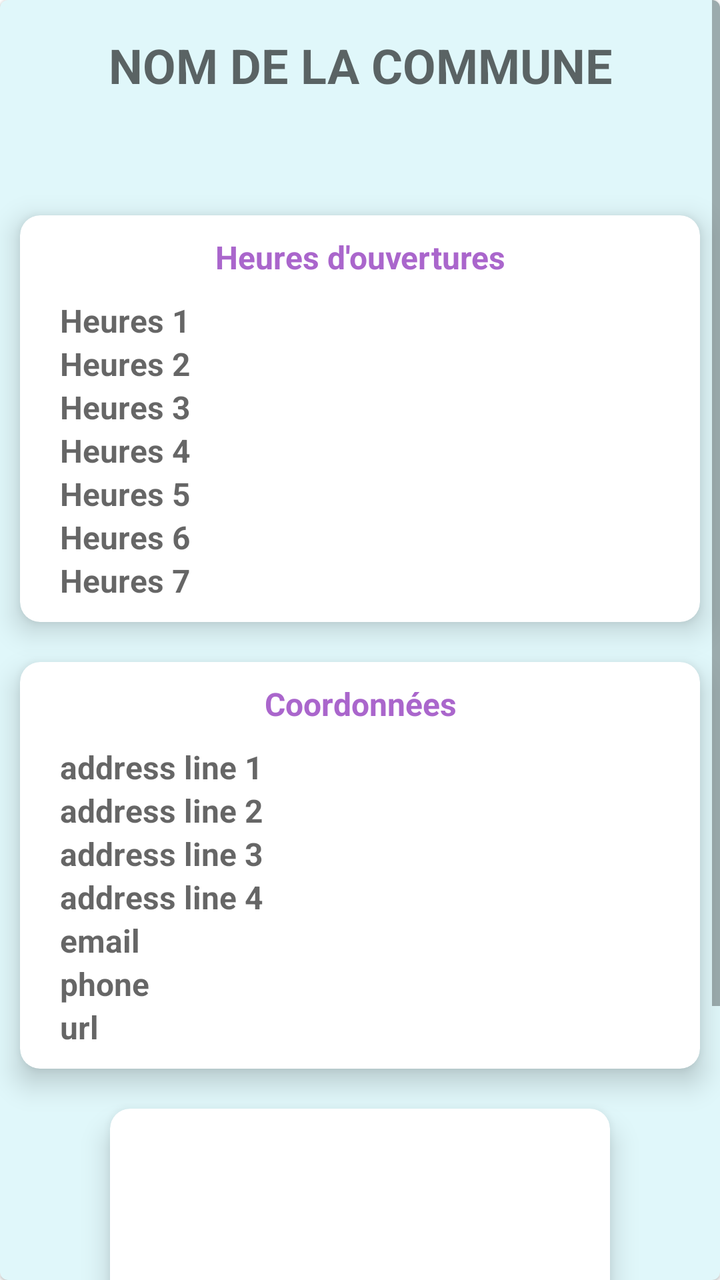
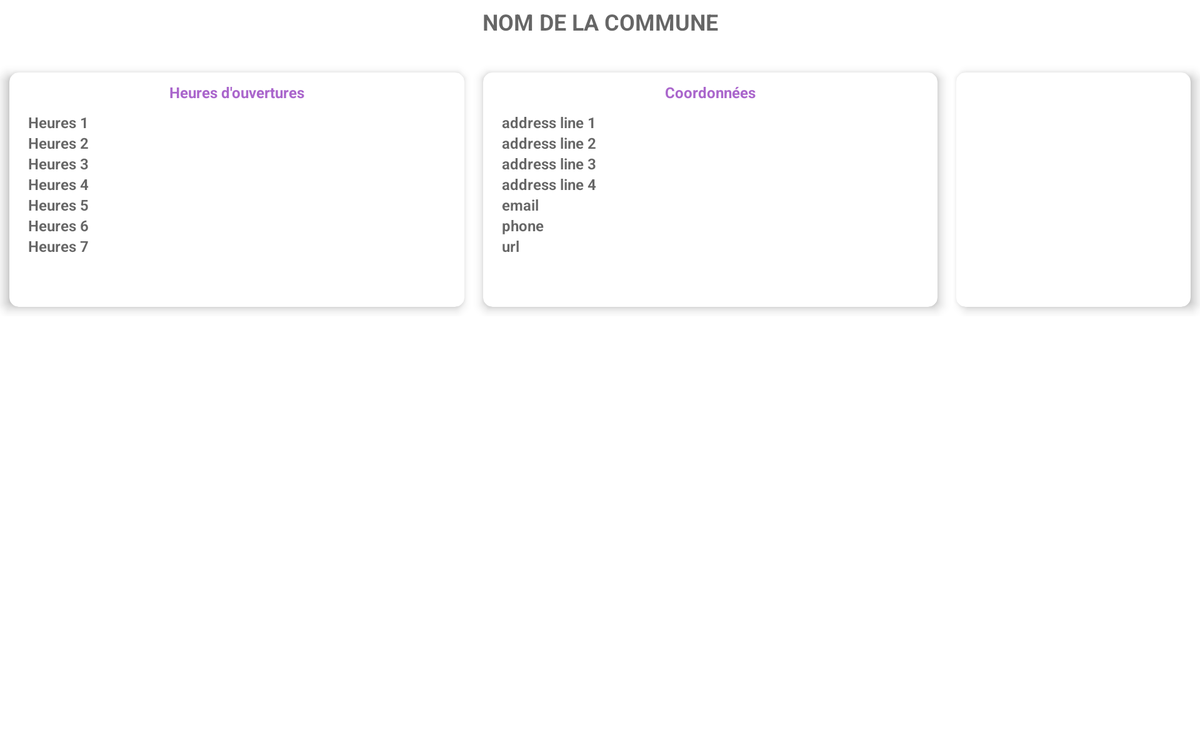

Two renders of one Android screen. The first uses the default layout on a phone; the second uses the alternative layout the repository ships for a different screen configuration, on a matching device. The two XML files are below.
<!-- AndroidManifest.xml: application theme AppTheme -->
<!-- res/layout/fragment_town_hall.xml -->
<?xml version="1.0" encoding="utf-8"?>
<com.google.android.material.card.MaterialCardView
    xmlns:android="http://schemas.android.com/apk/res/android"
    xmlns:app="http://schemas.android.com/apk/res-auto"
    xmlns:tools="http://schemas.android.com/tools"
    style="@style/Widget.MaterialComponents.CardView"
    android:id="@+id/fragment_town_hall_mcv"
    android:layout_width="match_parent"
    android:layout_height="match_parent"
    app:layout_constraintTop_toTopOf="parent"
    app:layout_constraintStart_toStartOf="parent"
    app:layout_constraintEnd_toEndOf="parent"
    app:layout_constraintBottom_toBottomOf="parent"
    app:cardBackgroundColor="@color/colorBackground">

    <LinearLayout
        android:layout_width="match_parent"
        android:layout_height="match_parent"
        android:orientation="vertical"
        tools:context=".controllers.fragments.TownHallFragment">

        <ScrollView
            android:layout_width="match_parent"
            android:layout_height="match_parent">

            <androidx.constraintlayout.widget.ConstraintLayout
                android:id="@+id/fragment_town_hall_root"
                android:layout_width="match_parent"
                android:layout_height="match_parent">

                <androidx.constraintlayout.widget.Guideline
                    android:id="@+id/fragment_town_hall_guideline_horizontal_02"
                    android:layout_width="wrap_content"
                    android:layout_height="wrap_content"
                    android:orientation="horizontal"
                    app:layout_constraintGuide_percent="0.02" />

                <androidx.constraintlayout.widget.Guideline
                    android:id="@+id/fragment_town_hall_guideline_horizontal_12"
                    android:layout_width="wrap_content"
                    android:layout_height="wrap_content"
                    android:orientation="horizontal"
                    app:layout_constraintGuide_percent="0.12" />

                
                <TextView
                    android:id="@+id/fragment_town_hall_name"
                    android:layout_width="wrap_content"
                    android:layout_height="wrap_content"
                    app:layout_constraintTop_toBottomOf="@+id/fragment_town_hall_guideline_horizontal_02"
                    app:layout_constraintStart_toStartOf="parent"
                    app:layout_constraintEnd_toEndOf="parent"
                    android:hint="NOM DE LA COMMUNE"
                    android:textSize="24sp"
                    android:textStyle="bold"
                    android:gravity="center|top"
                    />

                
                <include layout="@layout/mcv_hours"
                    android:id="@+id/fragment_town_hall_mcv_hours"
                    android:layout_width="match_parent"
                    android:layout_height="wrap_content"
                    android:layout_margin="10dp"
                    app:layout_constraintTop_toTopOf="@+id/fragment_town_hall_guideline_horizontal_12"
                    app:layout_constraintStart_toStartOf="parent"
                    app:layout_constraintEnd_toEndOf="parent"
                    app:layout_constraintBottom_toTopOf="@+id/fragment_town_hall_mcv_address"/>

                
                <include layout="@layout/mcv_address"
                    android:id="@+id/fragment_town_hall_mcv_address"
                    android:layout_width="match_parent"
                    android:layout_height="wrap_content"
                    android:layout_margin="10dp"
                    app:layout_constraintTop_toBottomOf="@+id/fragment_town_hall_mcv_hours"
                    app:layout_constraintStart_toStartOf="parent"
                    app:layout_constraintEnd_toEndOf="parent"
                    app:layout_constraintBottom_toTopOf="@+id/fragment_town_hall_static_map_mcv"/>

                
                <com.google.android.material.card.MaterialCardView
                    style="@style/Widget.MaterialComponents.CardView"
                    android:id="@+id/fragment_town_hall_static_map_mcv"
                    android:layout_width="wrap_content"
                    android:layout_height="wrap_content"
                    app:layout_constraintTop_toBottomOf="@+id/fragment_town_hall_mcv_address"
                    app:layout_constraintStart_toStartOf="parent"
                    app:layout_constraintEnd_toEndOf="parent"
                    app:layout_constraintBottom_toBottomOf="parent"
                    android:layout_margin="10dp"
                    app:cardElevation="8dp"
                    app:cardCornerRadius="10dp">
                    <ImageView
                        android:id="@+id/fragment_town_hall_static_map"
                        android:layout_width="250dp"
                        android:layout_height="250dp"
                        android:layout_gravity="center"
                        />
                </com.google.android.material.card.MaterialCardView>

            </androidx.constraintlayout.widget.ConstraintLayout>

        </ScrollView>

    </LinearLayout>

</com.google.android.material.card.MaterialCardView>
<!-- res/layout/mcv_hours.xml (included above) -->
<?xml version="1.0" encoding="utf-8"?>
<com.google.android.material.card.MaterialCardView
    xmlns:app="http://schemas.android.com/apk/res-auto"
    xmlns:android="http://schemas.android.com/apk/res/android"
    style="@style/Widget.MaterialComponents.CardView"
    android:id="@+id/hours_mcv"
    app:cardElevation="8dp"
    app:cardCornerRadius="10dp">

    <androidx.constraintlayout.widget.ConstraintLayout
        android:id="@+id/hours_cl"
        android:layout_width="match_parent"
        android:layout_height="match_parent"
        android:layout_margin="10dp">

        
        <TextView
            android:id="@+id/hours_title"
            android:layout_width="match_parent"
            android:layout_height="wrap_content"
            android:gravity="center"
            android:text="Heures d'ouvertures"
            android:textColor="@android:color/holo_purple"
            android:textSize="16sp"
            android:textStyle="bold"
            app:layout_constraintStart_toStartOf="parent"
            app:layout_constraintTop_toTopOf="parent" />
        
        <TextView
            android:id="@+id/hours_1"
            android:layout_width="wrap_content"
            android:layout_height="wrap_content"
            android:layout_margin="10dp"
            android:hint="Heures 1"
            android:textColor="@color/colorPrimary"
            android:textSize="16sp"
            android:textStyle="bold"
            app:layout_constraintStart_toStartOf="parent"
            app:layout_constraintTop_toBottomOf="@+id/hours_title" />
        
        <TextView
            android:id="@+id/hours_2"
            android:layout_width="wrap_content"
            android:layout_height="wrap_content"
            android:hint="Heures 2"
            android:textColor="@color/colorPrimary"
            android:textSize="16sp"
            android:textStyle="bold"
            app:layout_constraintStart_toStartOf="@+id/hours_1"
            app:layout_constraintTop_toBottomOf="@+id/hours_1" />
        
        <TextView
            android:id="@+id/hours_3"
            android:layout_width="wrap_content"
            android:layout_height="wrap_content"
            android:hint="Heures 3"
            android:textColor="@color/colorPrimary"
            android:textSize="16sp"
            android:textStyle="bold"
            app:layout_constraintStart_toStartOf="@+id/hours_2"
            app:layout_constraintTop_toBottomOf="@+id/hours_2" />
        
        <TextView
            android:id="@+id/hours_4"
            android:layout_width="wrap_content"
            android:layout_height="wrap_content"
            android:hint="Heures 4"
            android:textColor="@color/colorPrimary"
            android:textSize="16sp"
            android:textStyle="bold"
            app:layout_constraintStart_toStartOf="@+id/hours_3"
            app:layout_constraintTop_toBottomOf="@+id/hours_3" />
        
        <TextView
            android:id="@+id/hours_5"
            android:layout_width="wrap_content"
            android:layout_height="wrap_content"
            android:hint="Heures 5"
            android:textColor="@color/colorPrimary"
            android:textSize="16sp"
            android:textStyle="bold"
            app:layout_constraintStart_toStartOf="@+id/hours_4"
            app:layout_constraintTop_toBottomOf="@+id/hours_4" />
        
        <TextView
            android:id="@+id/hours_6"
            android:layout_width="wrap_content"
            android:layout_height="wrap_content"
            android:hint="Heures 6"
            android:textColor="@color/colorPrimary"
            android:textSize="16sp"
            android:textStyle="bold"
            app:layout_constraintStart_toStartOf="@+id/hours_5"
            app:layout_constraintTop_toBottomOf="@+id/hours_5" />
        
        <TextView
            android:id="@+id/hours_7"
            android:layout_width="wrap_content"
            android:layout_height="wrap_content"
            android:hint="Heures 7"
            android:textColor="@color/colorPrimary"
            android:textSize="16sp"
            android:textStyle="bold"
            app:layout_constraintStart_toStartOf="@+id/hours_6"
            app:layout_constraintTop_toBottomOf="@+id/hours_6" />

    </androidx.constraintlayout.widget.ConstraintLayout>

</com.google.android.material.card.MaterialCardView>
<!-- res/layout/mcv_address.xml (included above) -->
<?xml version="1.0" encoding="utf-8"?>
<com.google.android.material.card.MaterialCardView
    xmlns:app="http://schemas.android.com/apk/res-auto"
    xmlns:android="http://schemas.android.com/apk/res/android"
    style="@style/Widget.MaterialComponents.CardView"
    android:id="@+id/address_mcv"
    app:cardElevation="8dp"
    app:cardCornerRadius="10dp">

    <androidx.constraintlayout.widget.ConstraintLayout
        android:id="@+id/fragment_town_hall_address"
        android:layout_width="match_parent"
        android:layout_height="match_parent"
        android:layout_margin="10dp">

        
        <TextView
            android:id="@+id/fragment_town_hall_address_title"
            android:layout_width="match_parent"
            android:layout_height="wrap_content"
            app:layout_constraintTop_toTopOf="parent"
            app:layout_constraintStart_toStartOf="parent"
            android:gravity="center"
            android:text="Coordonnées"
            android:textSize="16sp"
            android:textStyle="bold"
            android:textColor="@android:color/holo_purple" />
        
        <TextView
            android:id="@+id/fragment_town_hall_address_line_1"
            android:layout_width="wrap_content"
            android:layout_height="wrap_content"
            android:layout_margin="10dp"
            app:layout_constraintTop_toBottomOf="@+id/fragment_town_hall_address_title"
            app:layout_constraintStart_toStartOf="parent"
            android:hint="address line 1"
            android:textSize="16sp"
            android:textStyle="bold"
            android:textColor="@color/colorPrimary" />
        
        <TextView
            android:id="@+id/fragment_town_hall_address_line_2"
            android:layout_width="wrap_content"
            android:layout_height="wrap_content"
            app:layout_constraintTop_toBottomOf="@+id/fragment_town_hall_address_line_1"
            app:layout_constraintStart_toStartOf="@+id/fragment_town_hall_address_line_1"
            android:hint="address line 2"
            android:textSize="16sp"
            android:textStyle="bold"
            android:textColor="@color/colorPrimary" />
        
        <TextView
            android:id="@+id/fragment_town_hall_address_line_3"
            android:layout_width="wrap_content"
            android:layout_height="wrap_content"
            app:layout_constraintTop_toBottomOf="@+id/fragment_town_hall_address_line_2"
            app:layout_constraintStart_toStartOf="@+id/fragment_town_hall_address_line_1"
            android:hint="address line 3"
            android:textSize="16sp"
            android:textStyle="bold"
            android:textColor="@color/colorPrimary" />
        
        <TextView
            android:id="@+id/fragment_town_hall_address_line_4"
            android:layout_width="wrap_content"
            android:layout_height="wrap_content"
            app:layout_constraintTop_toBottomOf="@+id/fragment_town_hall_address_line_3"
            app:layout_constraintStart_toStartOf="@+id/fragment_town_hall_address_line_1"
            android:hint="address line 4"
            android:textSize="16sp"
            android:textStyle="bold"
            android:textColor="@color/colorPrimary" />
        
        <TextView
            android:id="@+id/fragment_town_hall_email"
            android:layout_width="wrap_content"
            android:layout_height="wrap_content"
            app:layout_constraintTop_toBottomOf="@+id/fragment_town_hall_address_line_4"
            app:layout_constraintStart_toStartOf="@+id/fragment_town_hall_address_line_1"
            android:hint="email"
            android:textSize="16sp"
            android:textStyle="bold"
            android:textColor="@color/colorPrimary" />
        
        <TextView
            android:id="@+id/fragment_town_hall_phone"
            android:layout_width="wrap_content"
            android:layout_height="wrap_content"
            app:layout_constraintTop_toBottomOf="@+id/fragment_town_hall_email"
            app:layout_constraintStart_toStartOf="@+id/fragment_town_hall_address_line_1"
            android:hint="phone"
            android:textSize="16sp"
            android:textStyle="bold"
            android:textColor="@color/colorPrimary" />
        
        <TextView
            android:id="@+id/fragment_town_hall_url"
            android:layout_width="wrap_content"
            android:layout_height="wrap_content"
            app:layout_constraintTop_toBottomOf="@+id/fragment_town_hall_phone"
            app:layout_constraintStart_toStartOf="@+id/fragment_town_hall_address_line_1"
            android:hint="url"
            android:textSize="16sp"
            android:textStyle="bold"
            android:textColor="@color/colorPrimary" />

    </androidx.constraintlayout.widget.ConstraintLayout>

</com.google.android.material.card.MaterialCardView>
<!-- resources referenced by this layout -->
<resources>
  <color name="colorBackground">#E0F7FA</color>
  
      // Authentication Activity Colors
  <color name="colorPrimary">#00BCD4</color>
  <style name="AppTheme" parent="Theme.MaterialComponents.DayNight.NoActionBar"> 
          
          <item name="colorPrimary">@color/colorPrimary</item>
          <item name="colorPrimaryDark">@color/colorPrimaryDark</item>
          <item name="colorAccent">@color/colorAccent</item>
      </style>
  <color name="colorPrimaryDark">#0097A7</color>
  <color name="colorAccent">#C6FF00</color>
</resources>
<!-- res/layout-w1280dp/fragment_town_hall.xml (the repository's variant of the layout above) -->
<!-- drawn on a large tablet held sideways -->
<?xml version="1.0" encoding="utf-8"?>
<LinearLayout
    xmlns:android="http://schemas.android.com/apk/res/android"
    xmlns:tools="http://schemas.android.com/tools"
    xmlns:app="http://schemas.android.com/apk/res-auto"
    android:layout_width="match_parent"
    android:layout_height="match_parent"
    android:orientation="vertical"
    tools:context=".controllers.fragments.TownHallFragment">

    <ScrollView
        android:layout_width="match_parent"
        android:layout_height="match_parent">

        <androidx.constraintlayout.widget.ConstraintLayout
            android:id="@+id/fragment_town_hall_root"
            android:layout_width="match_parent"
            android:layout_height="match_parent">

            <androidx.constraintlayout.widget.Guideline
                android:id="@+id/fragment_town_hall_guideline_horizontal_02"
                android:layout_width="wrap_content"
                android:layout_height="wrap_content"
                android:orientation="horizontal"
                app:layout_constraintGuide_percent="0.02" />

            <androidx.constraintlayout.widget.Guideline
                android:id="@+id/fragment_town_hall_guideline_horizontal_20"
                android:layout_width="wrap_content"
                android:layout_height="wrap_content"
                android:orientation="horizontal"
                app:layout_constraintGuide_percent="0.20" />

            <androidx.constraintlayout.widget.Guideline
                android:id="@+id/fragment_town_hall_guideline_horizontal_60"
                android:layout_width="wrap_content"
                android:layout_height="wrap_content"
                android:orientation="horizontal"
                app:layout_constraintGuide_percent="0.60" />

            <androidx.constraintlayout.widget.Guideline
                android:id="@+id/fragment_town_hall_guideline_vertical_33"
                android:layout_width="wrap_content"
                android:layout_height="wrap_content"
                android:orientation="vertical"
                app:layout_constraintGuide_percent="0.33" />

            <androidx.constraintlayout.widget.Guideline
                android:id="@+id/fragment_town_hall_guideline_vertical_66"
                android:layout_width="wrap_content"
                android:layout_height="wrap_content"
                android:orientation="vertical"
                app:layout_constraintGuide_percent="0.66" />

            
            <TextView
                android:id="@+id/fragment_town_hall_name"
                android:layout_width="wrap_content"
                android:layout_height="wrap_content"
                app:layout_constraintTop_toBottomOf="@+id/fragment_town_hall_guideline_horizontal_02"
                app:layout_constraintStart_toStartOf="parent"
                app:layout_constraintEnd_toEndOf="parent"
                android:hint="NOM DE LA COMMUNE"
                android:textSize="24sp"
                android:textStyle="bold"
                android:gravity="center|top"
                android:textColor="@color/colorPrimary"/>

            
            <include layout="@layout/mcv_hours"
                android:id="@+id/fragment_town_hall_mcv_hours"
                android:layout_width="0dp"
                android:layout_height="0dp"
                android:layout_margin="10dp"
                app:layout_constraintTop_toTopOf="@+id/fragment_town_hall_guideline_horizontal_20"
                app:layout_constraintStart_toStartOf="parent"
                app:layout_constraintEnd_toStartOf="@+id/fragment_town_hall_mcv_address"
                app:layout_constraintBottom_toBottomOf="parent"/>

            
            <include layout="@layout/mcv_address"
                android:id="@+id/fragment_town_hall_mcv_address"
                android:layout_width="0dp"
                android:layout_height="0dp"
                android:layout_margin="10dp"
                app:layout_constraintTop_toTopOf="@+id/fragment_town_hall_guideline_horizontal_20"
                app:layout_constraintStart_toEndOf="@+id/fragment_town_hall_mcv_hours"
                app:layout_constraintEnd_toStartOf="@+id/fragment_town_hall_static_map_mcv"
                app:layout_constraintBottom_toBottomOf="parent"/>

            
            <com.google.android.material.card.MaterialCardView
                style="@style/Widget.MaterialComponents.CardView"
                android:id="@+id/fragment_town_hall_static_map_mcv"
                android:layout_width="wrap_content"
                android:layout_height="wrap_content"
                app:layout_constraintTop_toTopOf="@+id/fragment_town_hall_guideline_horizontal_20"
                app:layout_constraintStart_toEndOf="@+id/fragment_town_hall_mcv_address"
                app:layout_constraintEnd_toEndOf="parent"
                app:layout_constraintBottom_toBottomOf="parent"
                android:layout_margin="10dp"
                app:cardElevation="8dp"
                app:cardCornerRadius="10dp">
                <ImageView
                    android:id="@+id/fragment_town_hall_static_map"
                    android:layout_width="250dp"
                    android:layout_height="250dp"
                    android:layout_gravity="center"
                    />
            </com.google.android.material.card.MaterialCardView>

        </androidx.constraintlayout.widget.ConstraintLayout>

    </ScrollView>

</LinearLayout>
<!-- resources referenced by the variant -->
<!-- as a large tablet held sideways resolves them -->
<resources>
  <color name="colorPrimary">#00BCD4</color>
  <style name="AppTheme" parent="Theme.MaterialComponents.DayNight.NoActionBar"> 
          
          <item name="colorPrimary">@color/colorPrimary</item>
          <item name="colorPrimaryDark">@color/colorPrimaryDark</item>
          <item name="colorAccent">@color/colorAccent</item>
      </style>
  <color name="colorPrimaryDark">#0097A7</color>
  <color name="colorAccent">#C6FF00</color>
</resources>
